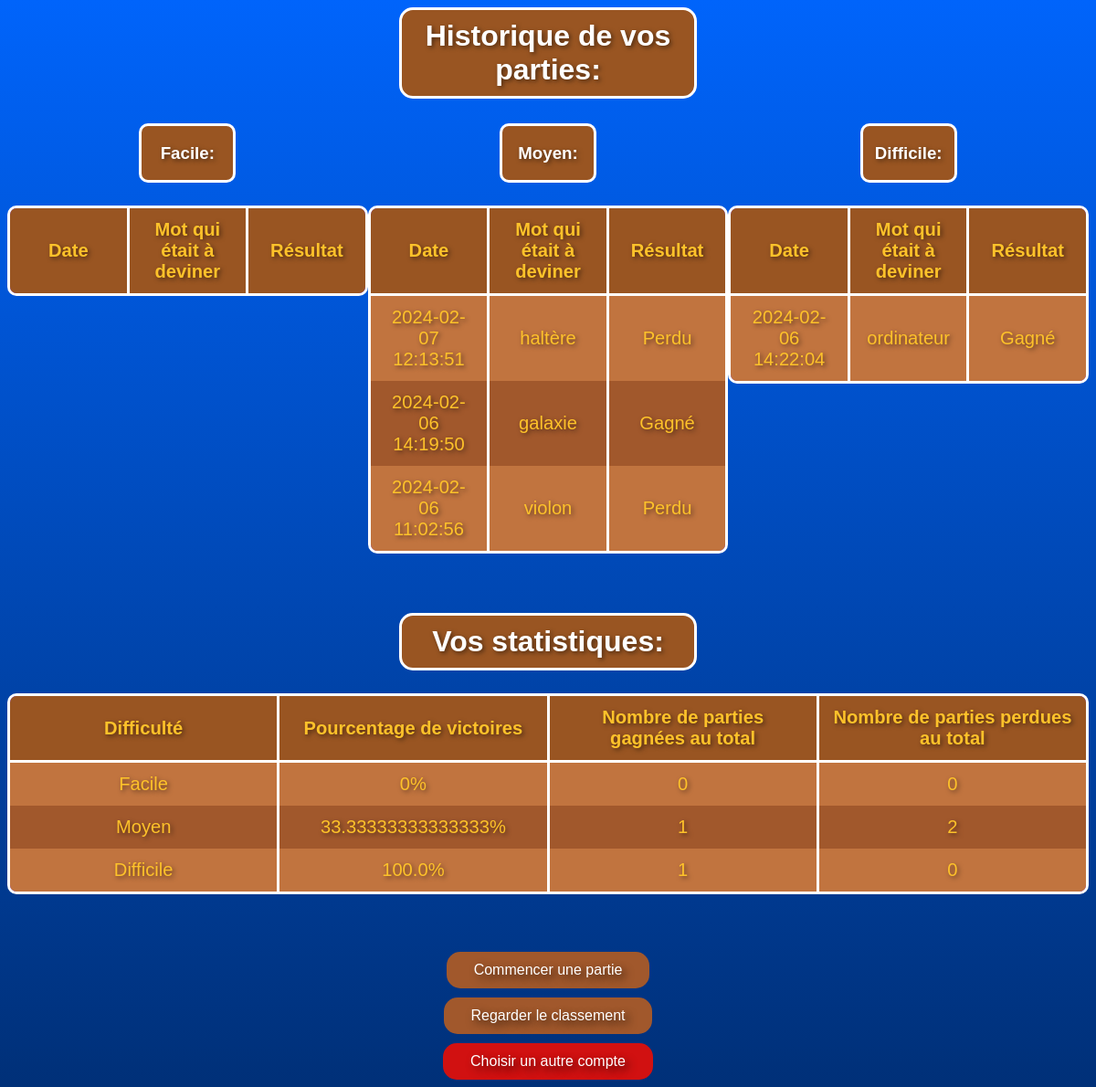
The app's page /historique (signed in) with its own data.
### tables this page shows
CREATE TABLE Partie (
    Partie_Id INTEGER PRIMARY KEY AUTOINCREMENT,
    Date_Du_Jeu DATETIME DEFAULT CURRENT_TIMESTAMP,
    Mot_A_Deviner VARCHAR,
    Gagne_Facile INTEGER DEFAULT 0,
    Perdu_Facile INTEGER DEFAULT 0,
    Gagne_Moyen INTEGER DEFAULT 0,
    Perdu_Moyen INTEGER DEFAULT 0,
    Gagne_Difficile INTEGER DEFAULT 0,
    Perdu_Difficile INTEGER DEFAULT 0,
    Resultat VARCHAR DEFAULT NULL,
    Difficulty VARCHAR DEFAULT NULL,
    User_Id INTEGER,
    FOREIGN KEY(User_Id) REFERENCES User(US_Id)
);

### app.py (the view)
@app.route('/historique')
def historique():
    user_id = session.get('user_id')
    historique_data = get_historique_data(user_id)
    return render_template('historique.html', **historique_data)

### app.py (called while the page is built)
def connect_db():
    db_path = 'Pendu.db'
    print(f"Connecté à la base de données : {db_path}")
    return sqlite3.connect(db_path)

### templates/historique.html (shortened to what this page needs)
<!DOCTYPE html>
<html lang="fr">
<head>
    <link rel="stylesheet" href="/static/historique.css">
</head>
<body>
    <div class="title-container">
        <h1>Historique de vos parties:</h1>
    </div>
    <br>
    <br>
    <br>
    <div class="table-container">
        <div class="table-section difficulty-section">
            <div class="title-container2">
                <h3>Facile:</h3>
            </div>
            <table class="content-table">
                <thead>
                    <tr>
                        <th>Date</th>
                        <th>Mot qui était à deviner</th>
                        <th>Résultat</th>
                    </tr>
                </thead>
            </table>
        </div>
        <div class="table-section difficulty-section">
            <div class="title-container2">
                <h3>Moyen:</h3>
            </div>
            <table class="content-table">
                <thead>
                    <tr>
                        <th>Date</th>
                        <th>Mot qui était à deviner</th>
                        <th>Résultat</th>
                    </tr>
                </thead>
                <tbody>
                    {% for game in game_history_moyen %}
                    <tr>
                        <td>{{ game[0] }}</td>
                        <td>{{ game[1] }}</td>
                        <td>{{ game[2] }}</td>
                    </tr>
                    {% endfor %}
                </tbody>
            </table>
        </div>
        <div class="table-section difficulty-section">
            <div class="title-container2">
                <h3>Difficile:</h3>
            </div>
            <table class="content-table">
                <thead>
                    <tr>
                        <th>Date</th>
                        <th>Mot qui était à deviner</th>
                        <th>Résultat</th>
                    </tr>
                </thead>
                <tbody>
                    {% for game in game_history_difficile %}
                    <tr>
                        <td>{{ game[0] }}</td>
                        <td>{{ game[1] }}</td>
                        <td>{{ game[2] }}</td>
                    </tr>
                    {% endfor %}
                </tbody>
            </table>
        </div>
    </div>
    <div class="title-container">
        <h1>Vos statistiques:</h1>
    </div>
    <table class="content-table">
        <thead>
            <tr>
                <th>Difficulté</th>
                <th>Pourcentage de victoires</th>
                <th>Nombre de parties gagnées au total</th>
                <th>Nombre de parties perdues au total</th>
            </tr>
        </thead>
        <tbody>
            <tr>
                <td>Facile</td>
                <td>{{ pourcentage_facile }}%</td>
                <td>{{ total_gagne_facile }}</td>
                <td>{{ total_perdu_facile }}</td>
            </tr>
            <tr>
                <td>Moyen</td>
                <td>{{ pourcentage_moyen }}%</td>
                <td>{{ total_gagne_moyen }}</td>
                <td>{{ total_perdu_moyen }}</td>
            </tr>
            <tr>
                <td>Difficile</td>
                <td>{{ pourcentage_difficile }}%</td>
                <td>{{ total_gagne_difficile }}</td>
                <td>{{ total_perdu_difficile }}</td>
            </tr>
        </tbody>
    </table>
    <br>
    <div class="bouton-section2">
        <a href="/recommencer_une_partie">
            <button class="bouton-recommencer">Commencer une partie</button>
        </a>
        <a href="/classement_total">
            <button class="bouton-historique">Regarder le classement</button>
        </a>
    </div>
    <div class="bouton-deconnexion">
        <a href="/">
            <button class="bouton-autre_compte">Choisir un autre compte</button>
        </a>
    </div>
</body>
</html>

### static/historique.css (style rules this page uses)
* { font-family: sans-serif; }
h1, h3 { text-align: center; color: #ffffff; }
body { background: linear-gradient(to bottom, #0064fb, #003078); background-repeat: no-repeat; background-attachment: fixed; }
.title-container { background-color: #995522; color: #ffffff; text-align: center; padding: 10px; border-radius: 15px; margin: auto; border: 3px solid white; text-shadow: 2px 2px 5px rgba(0, 0, 0, 0.5); }
.title-container2 { background-color: #995522; color: #ffffff; text-align: center; padding: 0px 0px; border-radius: 10px; margin-bottom: 10px; max-width: 100px; margin: auto; border: 3px solid white; text-shadow: 2px 2px 5px rgba(0, 0, 0, 0.5); }
.title-container h1, .title-container h3 { margin: 0; }
.table-container { display: flex; justify-content: space-around; margin-bottom: 20px; }
.content-table { border-collapse: collapse; margin: 25px auto; font-size: 0.9em; min-width: 400px; overflow: hidden; width: 100%; max-width: 1450px; background: #ffffff; border-radius: 10px; border: 3px solid #7c3bde; table-layout: fixed; text-shadow: 2px 2px 5px rgba(0, 0, 0, 0.5); }
.content-table th, .content-table td { padding: 12px 15px; border-left: 3px solid #ffffff; border-right: 3px solid #ffffff; text-align: center; color: #fec22a; border-top: none; border-bottom: none; font-size: 1.4em; font-family: sans-serif; }
.content-table thead tr { background-color: #995522; color: #ffffff; text-align: center; font-weight: bold; border-radius: 10px 10px 0 0; border-bottom: none; }
.content-table tbody tr:nth-child(even) td { background-color: #a1582c; }
.content-table tbody tr:nth-child(odd) td { background-color: #c1743f; }
.content-table tbody tr td { border-bottom: none; }
.content-table tbody tr { color: #ffffff; }
.content-table { box-shadow: inset 0 0 0 3px #7c3bde; }
.difficulty-section { text-align: center; margin-bottom: 20px; }
.table-section { margin-top: -27px; }
button { border: none; background: none; color: inherit; padding: 11px 30px; cursor: pointer; font: inherit; border-radius: 15px 15px 0 0; transition: background-color 0.7s; }
.bouton-recommencer { border: none; background: none; color: inherit; padding: 11px 30px; cursor: pointer; font: inherit; border-radius: 15px; transition: background-color 0.3s; }
.bouton-historique { border: none; background: none; color: inherit; padding: 11px 30px; cursor: pointer; font: inherit; border-radius: 15px; transition: background-color 0.3s; }
.bouton-autre_compte { border: none; background: none; color: white; padding: 11px 30px; cursor: pointer; font: inherit; border-radius: 15px; transition: background-color 0.3s; }
.bouton-section2 { display: flex; flex-direction: column; align-items: center; margin-top: 20px; margin-bottom: 10px; }
.bouton-section2 a:not(:last-child) { margin-bottom: 10px; }
.bouton-recommencer, .bouton-historique { background-color: #a1582c; color: white; text-shadow: 4px 4px 10px rgba(0, 0, 0, 0.75); }
.bouton-autre_compte { background-color: #d11111; text-shadow: 4px 4px 10px rgba(0, 0, 0, 0.75); }
.bouton-deconnexion { text-align: center; }
.content-table th { border-bottom: 3px solid #ffffff; }
.title-container { max-width: 300px; }
.content-table { min-width: 300px; max-width: 1300px; }
.difficulty-section { max-width: 475px; }

### records on screen
Partie: Date_Du_Jeu "2024-02-07 12:13:51", Mot_A_Deviner "haltère", Resultat "Perdu"
Partie: Date_Du_Jeu "2024-02-06 14:19:50", Mot_A_Deviner "galaxie", Resultat "Gagné"
Partie: Date_Du_Jeu "2024-02-06 11:02:56", Mot_A_Deviner "violon", Resultat "Perdu"
Partie: Date_Du_Jeu "2024-02-06 14:22:04", Mot_A_Deviner "ordinateur", Resultat "Gagné"

### other values on screen
{{ pourcentage_facile }} "0"
{{ total_gagne_facile }} "0"
{{ total_perdu_facile }} "0"
{{ pourcentage_moyen }} "33.33333333333333"
{{ total_gagne_moyen }} "1"
{{ total_perdu_moyen }} "2"
{{ pourcentage_difficile }} "100.0"
{{ total_gagne_difficile }} "1"
{{ total_perdu_difficile }} "0"
